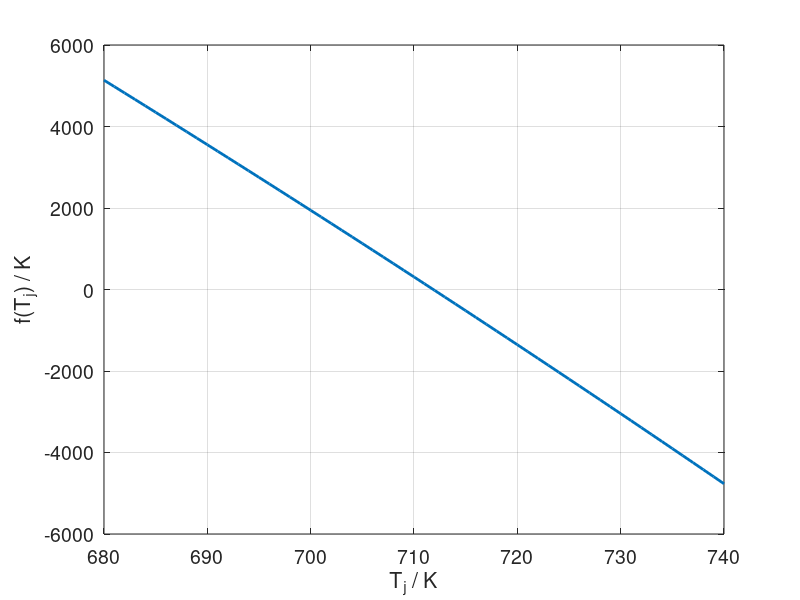

This figure's MATLAB source:
% Page 45 calculation

ej  = 0.8;
sig = 5.67E-8;
h   = 100;
Tg = 800; % Kelvin
Tw = 500; % Kelvin

Temperature = roots([ ej*sig, 0, 0, h, -(h*Tg + sig*ej*Tw^4) ])

% ans =
% 
%   711.8660

%
Tdata = 680:1:740;

yData = h*(Tg - Tdata) - ej*sig*(Tdata.^4 - Tw^4);

figure(1)
plot(Tdata, yData, 'lineWidth', 2)
grid on
xlabel('T_j / K', 'fontSize', 16)
ylabel('f(T_j) / K', 'fontSize', 16)
set(gca, 'fontSize', 14)
%% 
 
 Q = (63 + 2.65 + 55)^(-1) * 5.67E-8 * (294^4 - 77^4)
 
 
 %%

% Solve simultaneous nonlinear equations:
% Q12 -  Qg1         = 0
% Q23 - (Q12 + Qg12) = 0; 
 
e1  = 0.8;
e2  = 0.4;
hg1 = 100;
hg2 = 100;
d1  = 2;
d2  = 10;
sig = 5.67E-8;
Tg = 800;
Tw = 500;

F12 = pi*d1/( (1/e1) + (d1/d2)*(1/e2 - 1) );
F23 = pi*d2* e2;

Eq = @(T) [ F12*sig*( T(1)^4-T(2)^4 ) - pi*d1*hg1*( Tg -T(1) ),  ...
            -F12*sig*( T(1)^4-T(2)^4 ) + ...
            F23*sig*( T(2)^4-Tw^4 )    - ...
            2*pi*d2*hg2*(Tg - T(2)) ];

Temperatures = fsolve(Eq, [800 800])


  
  